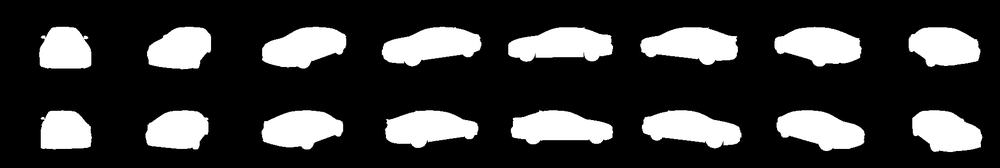
#> input picture paper-implementations/pytorch/u-net/saved_images/1.png, 1000 x 168 px, shrunk from 1938 x 326 before the run, found by its file name
$ python opencv_keypoint_matching_npy_h5_descriptor_saving.py
#> lines starting #> are read from the running program, lines starting #| are printed output that depends on the picture
"""AKAZE, KAZE, SIFT keypoint matching with saving descriptors in hdf5, npy format.

Notes
    - Saving and loading with h5py seems faster than numpy save.
References
    - https://stackoverflow.com/a/65864622/1689698.
"""

import time
import cv2
import matplotlib.pyplot as plt
import numpy as np
import h5py

overall_start_time = time.time()

# Open and convert the input and training-set image from BGR to GRAYSCALE
image1 = cv2.imread(filename ='imgs/1.png',
                    flags = cv2.IMREAD_GRAYSCALE)
#> image1 is the input picture: shape (168, 1000); min 0, max 255, mean 55.8

image2 = cv2.imread(filename ='imgs/8.png',
                    flags = cv2.IMREAD_GRAYSCALE)
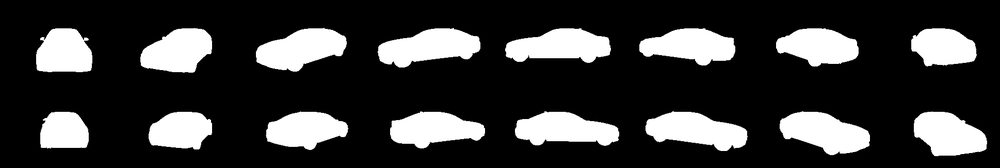
#> input picture paper-implementations/pytorch/u-net/saved_images/8.png, 1000 x 168 px, shrunk from 1938 x 326 before the run, found by its file name
#> image2 is the input picture: shape (168, 1000); min 0, max 255, mean 55.5

# Initiate keypoint and descriptor extraction algorithm
keypoint_algorithm = cv2.AKAZE_create()
#keypoint_algorithm = cv2.KAZE_create()
#keypoint_algorithm = cv2.SIFT_create()


# Find the keypoints and compute the descriptors for input and training-set image
keypoints1, descriptors1 = keypoint_algorithm.detectAndCompute(image1, None)
#> keypoints1 = 285 keypoints; strongest (x, y, size): (85, 62, 8.1), (608, 50, 5.7), (153, 60, 8.1), (930, 62, 5.7)
keypoints2, descriptors2 = keypoint_algorithm.detectAndCompute(image2, None)
#> keypoints2 = 269 keypoints; strongest (x, y, size): (145, 61, 8.1), (86, 66, 8.1), (780, 48, 5.7), (261, 58, 8.1)


descriptor_matching_start_time = time.time()


# FLANN parameters
FLANN_INDEX_KDTREE = 1

index_params = dict(algorithm = FLANN_INDEX_KDTREE,
                    trees = 5)

search_params = dict(checks = 50)

# Convert to float32
descriptors1 = np.float32(descriptors1)
descriptors2 = np.float32(descriptors2)


save_reload_time = time.time()

save_format = 1

if save_format == 1:
    with h5py.File('descriptor1.h5', 'w') as hf:
        hf.create_dataset('data',  data=descriptors1)
    with h5py.File('descriptor1.h5', 'r') as hf:
        descriptors1 = hf['data'][:]

    with h5py.File('descriptor2.h5', 'w') as hf:
        hf.create_dataset('data',  data=descriptors2)
    with h5py.File('descriptor2.h5', 'r') as hf:
        descriptors2 = hf['data'][:]
else:
    np.save('descriptor1.npy', descriptors1)
    np.save('descriptor2.npy', descriptors2)
    descriptors1 = np.load('descriptor1.npy')
    descriptors2 = np.load('descriptor2.npy')


print("SAVE RELOAD TIME", time.time() - save_reload_time)


# Create FLANN object
FLANN = cv2.FlannBasedMatcher(indexParams = index_params,
                              searchParams = search_params)

# Matching descriptor vectors using FLANN Matcher
matches = FLANN.knnMatch(queryDescriptors = descriptors1,
                         trainDescriptors = descriptors2,
                         k = 2)

# Lowe's ratio test
ratio_thresh = 0.7

# "Good" matches
good_matches = []

# Filter matches
for m, n in matches:
    if m.distance < ratio_thresh * n.distance:
        good_matches.append(m)


print("GOOD MATCHES", len(good_matches))

print("DESCRIPTOR MATCHING TIME: ", time.time() - descriptor_matching_start_time)
print("OVERALL TIME: ", time.time() - overall_start_time)


# Draw only "good" matches
output = cv2.drawMatches(img1 = image1,
                         keypoints1 = keypoints1,
                         img2 = image2,
                         keypoints2 = keypoints2,
                         matches1to2 = good_matches,
                         outImg = None,
                         flags = cv2.DrawMatchesFlags_NOT_DRAW_SINGLE_POINTS)
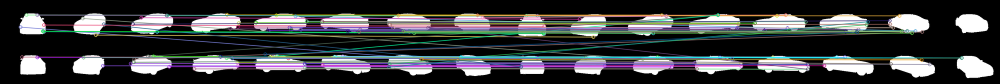
#> output: shape (168, 2000, 3) (shown at 1/2 size); mean of channels 0, 1, 2 61.9, 60.3, 59; drawn as B, G, R

plt.imshow(output)
plt.show()
